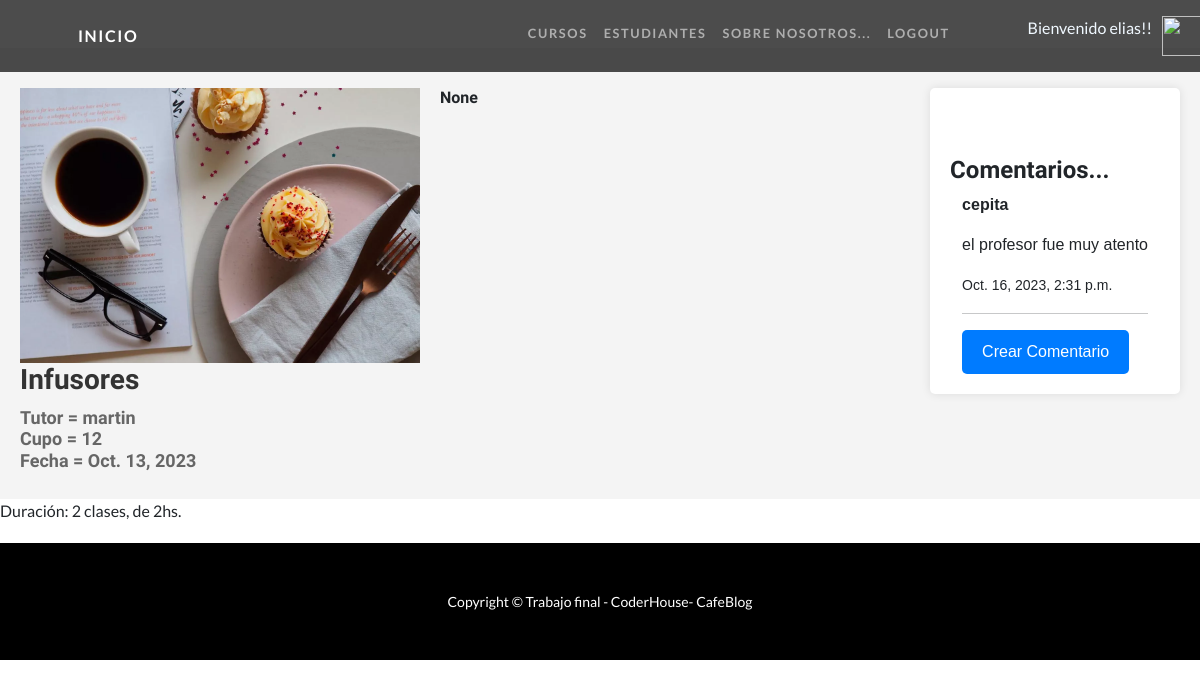
Page /clases/detalle/5 (signed in) on the earlier database version.
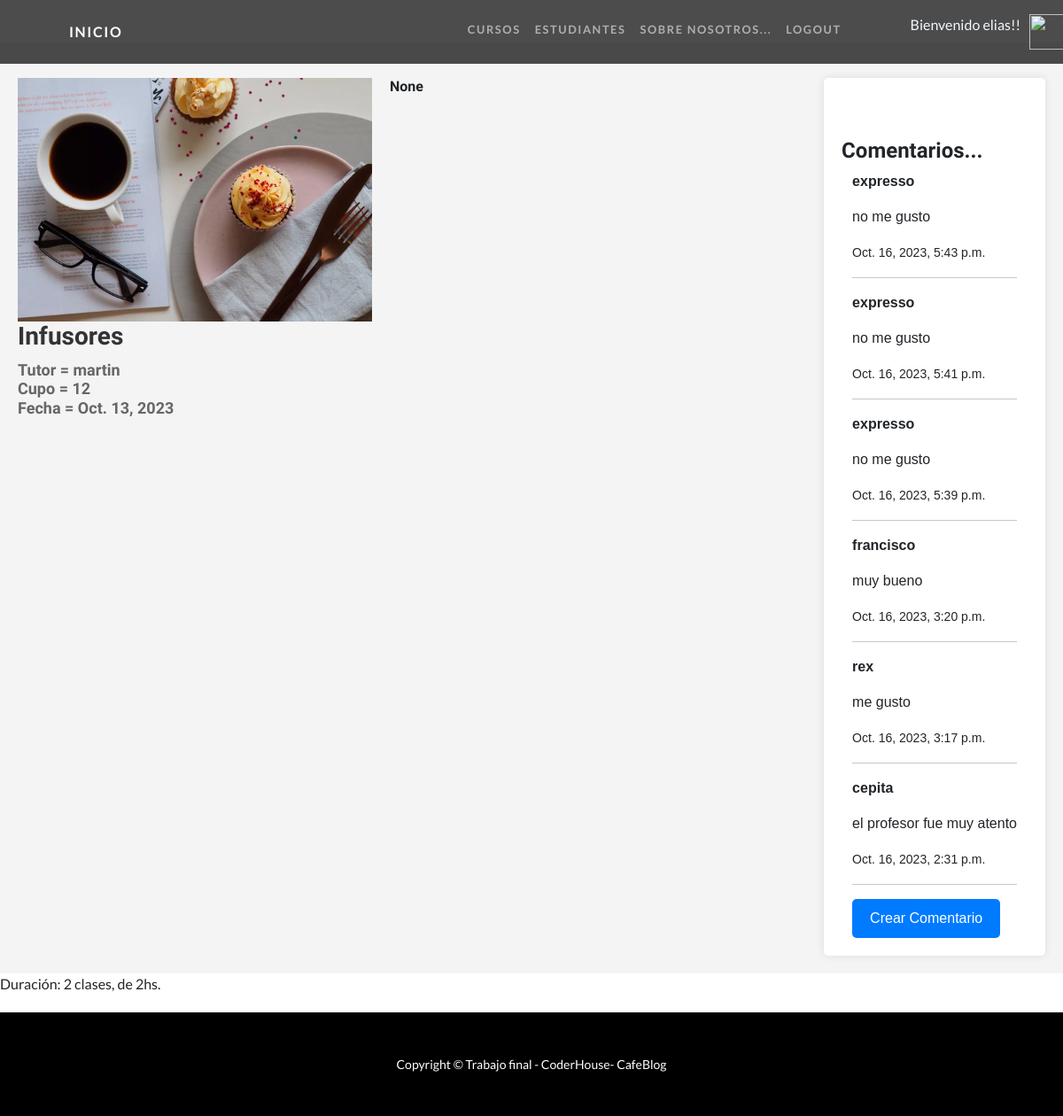
Same page on the later database version.
### CursosApp/models.py (models this page shows, shortened)
class Curso(models.Model):
    nombre = models.CharField(max_length=40)
    tutor = models.CharField(max_length=40)
    cupo = models.IntegerField()
    fecha = models.DateField()
    imagen = models.ImageField(upload_to="cursos",null=True)
    descripcion = models.CharField(max_length=400, null = True)

class Comentario(models.Model):
    comentario = models.ForeignKey(Curso, related_name='comentarios', on_delete=models.CASCADE, null=True)
    nombre = models.CharField(max_length=40)
    mensaje = models.TextField(null=True, blank=True)
    fechaComentario = models.DateTimeField(default=timezone.now)
    class Meta:
        ordering = ['-fechaComentario']

### CursosApp/views.py (the view)
# urls.py: path('clases/detalle/<int:pk>', views.CursoDetalle.as_view(), name='Detalle'),
class CursoDetalle(DetailView):
    model = Curso
    template_name = 'CursosApp/curso_detalle.html'

### CursosApp/templates/CursosApp/curso_detalle.html (shortened to what this page needs)
{% extends "CursosApp/base.html" %}
{% load static %}
{% block section1 %}
<link href="{% static 'CursosApp/css/detalles.css' %}" rel="stylesheet" />
  <body>
    <br>
    <br>
    <div class="custom-cursos-page">
        <div class="course-info">
            <img src="{{ curso.imagen.url }}" class="custom-course-image" alt="...">
            <div class="custom-course-details">
                <h2 class="custom-titulo">{{ curso.nombre }}</h2>
                <h3 class="custom-informacion">
                    Tutor = {{ curso.tutor }}<br>
                    Cupo = {{ curso.cupo }}<br>
                    Fecha = {{ curso.fecha }}<br>
                </h3>
            </div>
        </div>
        <br>
        <h3 class="custom-descripcion">{{ curso.descripcion }}</h3>
        <div class="custom-comentarios">
            <br>
            <br>
            <h4>Comentarios...</h4>
            <div class="container">
                {% if not curso.comentarios.all %}
                No han comentado este curso
                {% else %}
                {% for comentario in curso.comentarios.all %}
                <p><strong>{{ comentario.nombre }}</strong></p>
                <p>{{ comentario.mensaje }}</p>
                <p><small>{{ comentario.fechaComentario }}</small></p>
                <hr>
                {% endfor %}
                {% endif %}
                {% if curso.id %}
                <a class="custom-create-comment" href="{% url 'crear_comentario' curso.id %}">Crear Comentario</a>
                {% else %}
                <p>El ID del curso no es válido.</p>
                {% endif %}
            </div>
        </div>
    </div>
    <p class="custom-duration">Duración: 2 clases, de 2hs.</p>
  </body>
{% endblock section1 %}

### CursosApp/templates/CursosApp/base.html (shortened to what this page needs)
<!DOCTYPE html>
<html lang="en">
    <head>
        {% load static %}
        <link href="{% static 'CursosApp/css/styles.css' %}" rel="stylesheet" />
    </head>
    <body id="page-top">
        <nav class="navbar navbar-expand-lg navbar-dark navbar-custom fixed-top">
            <div class="container px-5">
                <a class="navbar-brand" href="{% url 'Inicio' %}">Inicio</a>
                <div class="collapse navbar-collapse" id="navbarResponsive">
                    <ul class="navbar-nav ms-auto">
                        <li class="nav-item"><a class="nav-link" href="{% url 'Cursos' %}">Cursos</a></li>
                        {% if not request.user.is_authenticated %}
                        <li class="nav-item"><a class="nav-link" href="{% url 'Estudiantes' %}">Estudiantes</a></li>
                        {% else %}
                        <li class="nav-item"><a class="nav-link" href="{% url 'editar_perfil' %}">Estudiantes</a></li>
                        {% endif %}
                        <li class="nav-item"><a class="nav-link" href="{% url 'Nosotros' %}">Sobre Nosotros...</a></li>
                        {% if request.user.is_authenticated %}
                        <li class="nav-item"><a class="nav-link" href="{% url 'Logout' %}">Logout</a></li>
                        <li class="nav-item" style="position: relative;left: 70px; color: aliceblue">Bienvenido {{user.username}}!!</li>
                        <img src="{{user_avatar}}" alt="" style="height: 40px;width: 40px; position: relative; left: 80px;">
                        {% endif %}
                    </ul>
                </div>
            </div>
        </nav>
    {% block section1 %}
    {% endblock %}
            <footer class="py-5 bg-black">
                <div class="container px-5"><p class="m-0 text-center text-white small">Copyright &copy; Trabajo final - CoderHouse- CafeBlog</p></div>
            </footer>
        </body>
    </html>

### CursosApp/static/CursosApp/css/detalles.css (style rules this page uses)
.custom-cursos-page { font-family: Arial, sans-serif; background-color: #f4f4f4; margin: 0; padding: 0; display: flex; align-items: flex-start; padding: 20px; }
.custom-course-image { max-width: 400px; max-height: 400px; margin-right: 20px; margin-top: 20px; }
.custom-titulo { color: #333; font-size: 28px; margin-bottom: 10px; }
.custom-informacion { color: #666; font-size: 18px; }
.custom-descripcion { font-size: 16px; flex: 3; margin-top: 20px; }
.custom-comentarios { background-color: #fff; padding: 20px; border-radius: 5px; box-shadow: 0 0 10px rgba(0, 0, 0, 0.1); max-width: 25%; margin-left: 20px; overflow-y: scroll; margin-top: 20px; }
.custom-duration { font-size: 16px; margin-bottom: 20px; }
.custom-create-comment { display: inline-block; padding: 10px 20px; background-color: #007bff; color: #fff; text-decoration: none; border-radius: 5px; transition: background-color 0.3s; }

Differences in the rows shown:
added Comentario: nombre "expresso", mensaje "no me gusto", fechaComentario "Oct. 16, 2023, 5:43 p.m."
added Comentario: nombre "expresso", mensaje "no me gusto", fechaComentario "Oct. 16, 2023, 5:41 p.m."
added Comentario: nombre "expresso", mensaje "no me gusto", fechaComentario "Oct. 16, 2023, 5:39 p.m."
added Comentario: nombre "francisco", mensaje "muy bueno", fechaComentario "Oct. 16, 2023, 3:20 p.m."
added Comentario: nombre "rex", mensaje "me gusto", fechaComentario "Oct. 16, 2023, 3:17 p.m."
